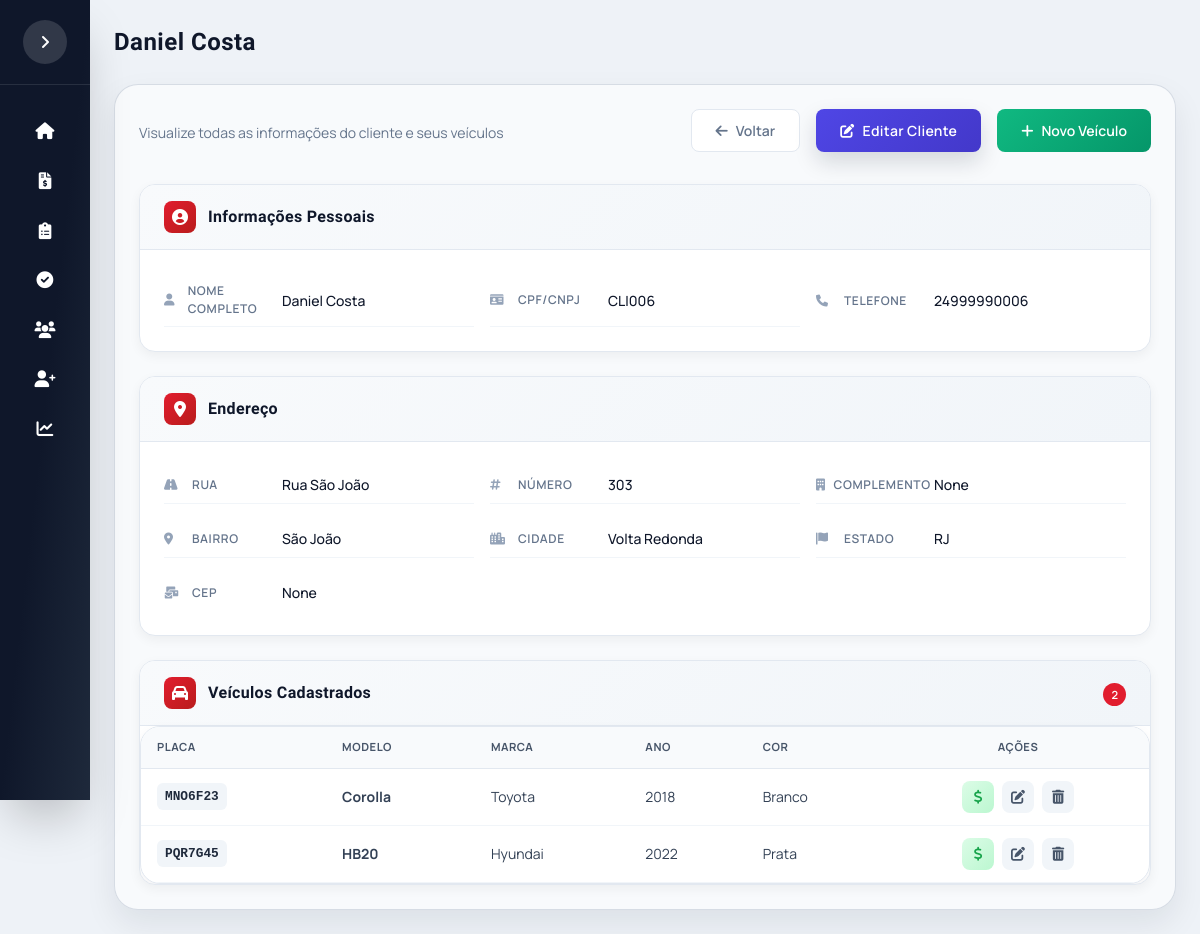
Screenshot of /cliente/6 with the database file from the repository.
### app/models.py (models this page shows)
class Cliente(db.Model):
    __tablename__ = "clientes"
    id_cliente = db.Column(db.Integer, primary_key=True, autoincrement=True)
    cod_cliente = db.Column(db.String(20), unique=True, nullable=False)
    nome = db.Column(db.String(120), nullable=False)
    cliente_ativo = db.Column(db.Integer, default=1)
    telefones = db.relationship("TelefoneCliente", backref="cliente", lazy=True, cascade="all, delete-orphan")
    emails = db.relationship("EmailCliente", backref="cliente", lazy=True, cascade="all, delete-orphan")
    enderecos = db.relationship("EnderecoCliente", backref="cliente", lazy=True, cascade="all, delete-orphan")
    veiculos = db.relationship("Veiculo", backref="cliente", lazy=True, cascade="all, delete-orphan")

class TelefoneCliente(db.Model):
    __tablename__ = "telefones_cliente"
    id_telefone = db.Column(db.Integer, primary_key=True, autoincrement=True)
    id_cliente = db.Column(db.Integer, db.ForeignKey("clientes.id_cliente"), nullable=False)
    telefone = db.Column(db.String(20), nullable=False)

class EnderecoCliente(db.Model):
    __tablename__ = "enderecos_cliente"
    id_endereco = db.Column(db.Integer, primary_key=True, autoincrement=True)
    id_cliente = db.Column(db.Integer, db.ForeignKey("clientes.id_cliente"), nullable=False)
    rua = db.Column(db.String(150))
    numero = db.Column(db.String(10))
    bairro = db.Column(db.String(100))
    cidade = db.Column(db.String(100))
    estado = db.Column(db.String(2))
    cep = db.Column(db.String(8))
    complemento = db.Column(db.String(100))

class Veiculo(db.Model):
    __tablename__ = "veiculos"
    id_veiculo = db.Column(db.Integer, primary_key=True, autoincrement=True)
    id_cliente = db.Column(db.Integer, db.ForeignKey("clientes.id_cliente"), nullable=False)
    veiculo_ativo = db.Column(db.Integer, default=1)
    placa = db.Column(db.String(7), unique=True, nullable=False)
    marca = db.Column(db.String(50), nullable=False)
    modelo = db.Column(db.String(80), nullable=False)
    ano = db.Column(db.Integer)
    cor = db.Column(db.String(30))
    orcamentos = db.relationship("Orcamento", backref="veiculo", lazy=True)

### app/routes.py (the view)
@main.route("/cliente/<int:id_cliente>")
def perfil_cliente(id_cliente):
    cliente = Cliente.query.get_or_404(id_cliente)
    return render_template(
        "cliente.html",
        cliente=cliente
    )

### templates/cliente.html (shortened to what this page needs)
{% extends "base.html" %}
{% block page_title %}
{{ cliente.nome }}
{% endblock %}
{% block content %}
<div class="cliente-perfil-container">
    <div class="screen-header">
        <div>
            <p class="screen-subtitle">Visualize todas as informações do cliente e seus veículos</p>
        </div>
        <div class="header-actions">
            <a href="{{ url_for('main.listar_clientes') }}" class="btn-outline">
                <i class="fas fa-arrow-left"></i> Voltar
            </a>
            <a href="{{ url_for('main.editar_cliente', id_cliente=cliente.id_cliente) }}" class="btn-primary">
                <i class="fas fa-edit"></i> Editar Cliente
            </a>
            <a href="{{ url_for('main.novo_veiculo', id_cliente=cliente.id_cliente) }}" class="btn-success">
                <i class="fas fa-plus"></i> Novo Veículo
            </a>
        </div>
    </div>
    <div class="info-card-principal">
        <div class="card-header-custom">
            <div class="header-icon">
                <i class="fas fa-user-circle"></i>
            </div>
            <h3>Informações Pessoais</h3>
        </div>
        <div class="info-content-grid">
            <div class="info-row">
                <div class="info-label">
                    <i class="fas fa-user"></i> Nome Completo
                </div>
                <div class="info-value">{{ cliente.nome }}</div>
            </div>
            <div class="info-row">
                <div class="info-label">
                    <i class="fas fa-id-card"></i> CPF/CNPJ
                </div>
                <div class="info-value">{{ cliente.cod_cliente }}</div>
            </div>
            <div class="info-row">
                <div class="info-label">
                    <i class="fas fa-phone"></i> Telefone
                </div>
                <div class="info-value">
                    {{ cliente.telefones[0].telefone if cliente.telefones else "Não cadastrado" }}
                </div>
            </div>
        </div>
    </div>
    <div class="info-card-principal">
        <div class="card-header-custom">
            <div class="header-icon">
                <i class="fas fa-map-marker-alt"></i>
            </div>
            <h3>Endereço</h3>
        </div>
        <div class="info-content-grid">
            <div class="info-row">
                <div class="info-label">
                    <i class="fas fa-road"></i> Rua
                </div>
                <div class="info-value">
                    {{ cliente.enderecos[0].rua if cliente.enderecos else "Não cadastrado" }}
                </div>
            </div>
            <div class="info-row">
                <div class="info-label">
                    <i class="fas fa-hashtag"></i> Número
                </div>
                <div class="info-value">
                    {{ cliente.enderecos[0].numero if cliente.enderecos else "Não cadastrado" }}
                </div>
            </div>
            <div class="info-row">
                <div class="info-label">
                    <i class="fas fa-building"></i> Complemento
                </div>
                <div class="info-value">
                    {{ cliente.enderecos[0].complemento if cliente.enderecos else "Não cadastrado" }}
                </div>
            </div>
            <div class="info-row">
                <div class="info-label">
                    <i class="fas fa-location-dot"></i> Bairro
                </div>
                <div class="info-value">
                    {{ cliente.enderecos[0].bairro if cliente.enderecos else "Não cadastrado" }}
                </div>
            </div>
            <div class="info-row">
                <div class="info-label">
                    <i class="fas fa-city"></i> Cidade
                </div>
                <div class="info-value">
                    {{ cliente.enderecos[0].cidade if cliente.enderecos else "Não cadastrado" }}
                </div>
            </div>
            <div class="info-row">
                <div class="info-label">
                    <i class="fas fa-flag"></i> Estado
                </div>
                <div class="info-value">
                    {{ cliente.enderecos[0].estado if cliente.enderecos else "Não cadastrado" }}
                </div>
            </div>
            <div class="info-row">
                <div class="info-label">
                    <i class="fas fa-mail-bulk"></i> CEP
                </div>
                <div class="info-value">
                    {{ cliente.enderecos[0].cep if cliente.enderecos else "Não cadastrado" }}
                </div>
            </div>
        </div>
    </div>
    <div class="veiculos-card">
        <div class="card-header-custom">
            <div class="header-icon">
                <i class="fas fa-car"></i>
            </div>
            <h3>Veículos Cadastrados</h3>
            <div class="header-badge">
                {% set veiculos_ativos = [] %}
                {% for v in cliente.veiculos %}
                    {% if v.veiculo_ativo == 1 %}
                        {% set _ = veiculos_ativos.append(v) %}
                    {% endif %}
                {% endfor %}
                <span class="badge-veiculos">{{ veiculos_ativos|length }}</span>
            </div>
        </div>
        {% set veiculos_ativos = [] %}
        {% for v in cliente.veiculos %}
            {% if v.veiculo_ativo == 1 %}
                {% set _ = veiculos_ativos.append(v) %}
            {% endif %}
        {% endfor %}
        {% if veiculos_ativos %}
            <div class="table-wrapper">
                <table class="table-veiculos">
                    <thead>
                        <tr>
                            <th>Placa</th>
                            <th>Modelo</th>
                            <th>Marca</th>
                            <th>Ano</th>
                            <th>Cor</th>
                            <th style="text-align: center;">Ações</th>
                        </tr>
                    </thead>
                    <tbody>
                        {% for veiculo in veiculos_ativos %}
                        <tr>
                            <td data-label="Placa"><span class="placa-badge">{{ veiculo.placa.upper() }}</span></td>
                            <td data-label="Modelo"><strong>{{ veiculo.modelo }}</strong></td>
                            <td data-label="Marca">{{ veiculo.marca }}</td>
                            <td data-label="Ano">{{ veiculo.ano }}</td>
                            <td data-label="Cor">{{ veiculo.cor }}</td>
                            <td data-label="Ações" class="acoes-veiculo">
                                <a href="{{ url_for('main.form_orcamento', id_veiculo=veiculo.id_veiculo) }}" class="icon-btn-sm icon-btn-orcamento" data-tooltip="Novo orçamento">
                                    <i class="fas fa-dollar-sign"></i>
                                </a>
                                <a href="{{ url_for('main.editar_veiculo', id_veiculo=veiculo.id_veiculo) }}" class="icon-btn-sm" data-tooltip="Editar veículo">
                                    <i class="fas fa-edit"></i>
                                </a>
                                <form method="POST"
                                      action="{{ url_for('main.deletar_veiculo', id_veiculo=veiculo.id_veiculo) }}"
                                      style="display: inline;"
                                      onsubmit="event.preventDefault(); customConfirm({
                                          message: 'Tem certeza que deseja excluir este veículo?',
                                          title: 'Excluir Veículo',
                                          type: 'danger'
                                      }).then(confirmed => { if(confirmed) this.submit(); });">
                                    <button type="submit" class="icon-btn-sm" data-tooltip="Excluir veículo">
                                        <i class="fas fa-trash-alt"></i>
                                    </button>
                                </form>
                             </td>
                         </tr>
                        {% endfor %}
                    </tbody>
                </table>
            </div>
        {% endif %}
    </div>
</div>
{% endblock %}

### static/css/estilo.css (style rules this page uses)
:root { --brand-red: #e11d2e; --brand-red-dark: #b91c1c; --brand-blue: #1e3a8a; --ink: #0f172a; --muted: #475569; --panel: #f8fafc; --line: #e2e8f0; --accent: #10b981; --primary: #4f46e5; --primary-dark: #4338ca; --primary-light: #818cf8; --success: #10b981; --warning: #f59e0b; --danger: #ef4444; --info: #3b82f6; --sidebar-width: 280px; --sidebar-collapsed: 90px; --radius-card: 1.25rem; --radius-lg: 1rem; --radius-md: 0.75rem; --shadow-sm: 0 1px 2px 0 rgb(0 0 0 / 0.05); --shadow-md: 0 4px 6px -1px rgb(0 0 0 / 0.1); --shadow-lg: 0 10px 15px -3px rgb(0 0 0 / 0.1); --shadow-xl: 0 20px 25px -5px rgb(0 0 0 / 0.1); }
* { margin: 0; padding: 0; box-sizing: border-box; }
body { background: radial-gradient(circle at top, #e2e8f0 0%, #cbd5e1 55%, #e2e8f0 100%); font-family: 'Manrope', system-ui, sans-serif; color: var(--ink); min-height: 100vh; overflow-x: hidden; }
h1, h2, h3, .title-font { font-family: 'Barlow Condensed', 'Manrope', system-ui, sans-serif; letter-spacing: 0.02em; }
.screen-header { display: flex; flex-wrap: wrap; align-items: center; justify-content: space-between; gap: 1rem; margin-bottom: 1.5rem; }
.screen-subtitle { color: #64748b; font-size: 0.95rem; margin-top: 0.25rem; }
.btn-primary { background: linear-gradient(135deg, var(--brand-red) 0%, var(--brand-red-dark) 60%, var(--brand-blue) 100%); transition: all 0.2s; box-shadow: 0 10px 22px rgba(15,23,42,0.15); letter-spacing: 0.02em; display: inline-flex; align-items: center; gap: 0.5rem; padding: 0.75rem 1.5rem; border-radius: 0.75rem; font-weight: 600; font-size: 0.875rem; cursor: pointer; text-decoration: none; color: white; border: none; }
.btn-outline { border: 1px solid #cbd5e1; background: #f8fafc; color: #1f2937; transition: all 0.2s; display: inline-flex; align-items: center; gap: 0.5rem; padding: 0.75rem 1.5rem; border-radius: 0.75rem; font-weight: 600; font-size: 0.875rem; cursor: pointer; text-decoration: none; }
.table-wrapper { background: #ffffff; border: 1px solid var(--line); border-radius: 1.25rem; overflow-x: auto; box-shadow: 0 4px 12px rgba(15,23,42,0.05); }
.header-actions { display: flex; gap: 1rem; }
.card-header-custom { display: flex; align-items: center; gap: 0.75rem; padding: 1.25rem 1.5rem; background: linear-gradient(135deg, #f8fafc, #f1f5f9); border-bottom: 1px solid var(--line); }
.card-header-custom .header-icon { width: 2rem; height: 2rem; display: flex; align-items: center; justify-content: center; background: linear-gradient(135deg, #e11d2e, #b91c1c); border-radius: 0.5rem; color: white; }
.card-header-custom h3 { font-size: 1.125rem; font-weight: 600; color: #0f172a; margin: 0; }

### rows the page displays
Cliente: nome "Daniel Costa", cod_cliente "CLI006"
TelefoneCliente: telefone "24999990006"
EnderecoCliente: rua "Rua São João", numero "303", complemento "None", bairro "São João", cidade "Volta Redonda", estado "RJ", cep "None"
Veiculo: placa "MNO6F23", modelo "Corolla", marca "Toyota", ano "2018", cor "Branco"
Veiculo: placa "PQR7G45", modelo "HB20", marca "Hyundai", ano "2022", cor "Prata"

### other values shown
{{ veiculos_ativos|length }} "2"
